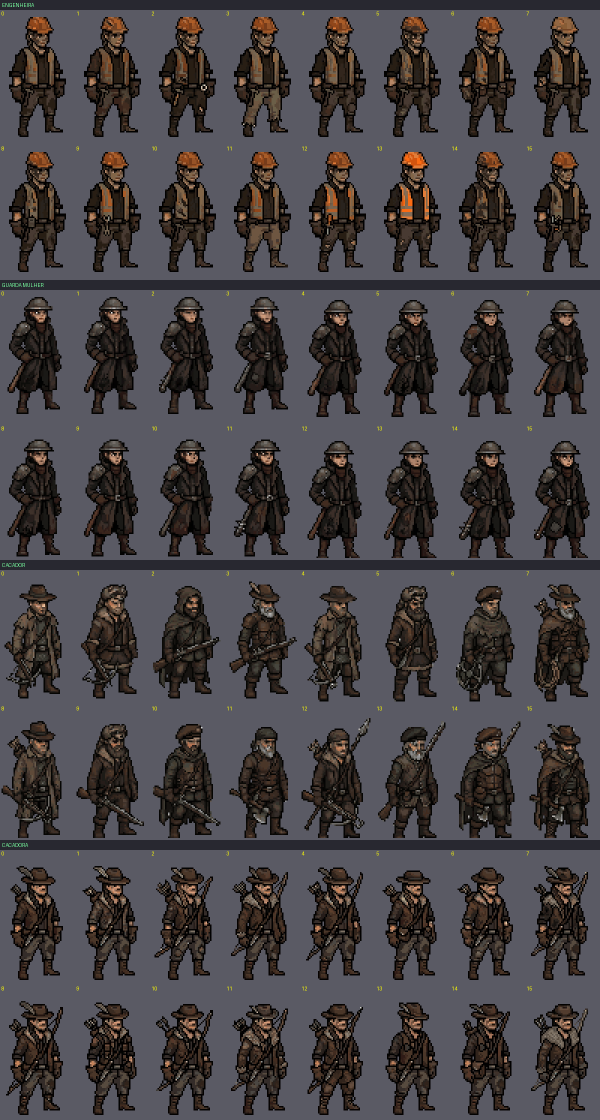
#> input picture project.godot/prototipos/camera/arte_iso/_lote_a.png, 1200 x 2240 px, given in place of caixote.png, which was not available (shown at 1/2 size)
$ python objetos.py ../_lote_a.png ../_lote_b.png
#> lines starting #> are read from the running program, lines starting #| are printed output that depends on the picture
"""PROTÓTIPO: objetos e props (Prompt 14).

  python objetos.py monta          -> final/*.png, final/fogo_*.gif (chama animada por script)
  python objetos.py prancha <png>  -> prancha de entrega

Cada lote de 16 candidatos veio com um objeto diferente por candidato (o pedido listava os
objetos). Aqui cada candidato ganha nome. Fogo: os pixels de chama (laranja/amarelo
claros) tremem em 4 quadros (brilho sorteado + a ponta da chama sobe e desce 1 px).
"""
import sys, os, random, colorsys
from PIL import Image, ImageOps, ImageDraw

NOMES = {
    "armazenagem": ["caixote", "caixotes_2", "caixote_palha", "barril", "tambor_oleo", "barris_2", "saco", "sacos",
                    "tabuas", "sucata", "pneus", "roda_carroca", "corrente", "corda", "palete", "caixa_ferramentas"],
    "luzes": ["tocha_parede", "tocha_chao", "tocha_apagada", "lampiao_gancho", "lampiao_poste", "fogueira",
              "fogueira_apagada", "braseiro", "poste_rua", "tocha_parede_2", "tocha_apagada_2", "lampiao_caixote",
              "fogueira_2", "braseiro_apagado", "lampioes_mesa", "lampiao_pequeno"],
    "placas_estruturas": ["placa_caveira", "placa_raio", "placa_gas", "placa_perigo", "poste", "andaime", "escada_mao",
                          "varal", "poco", "banco", "mesa", "bigorna", "ferramentas_caixote", "placa_direcao",
                          "poste_cruzado", "ferramentas_encostadas"],
    "pilhas_recurso": ["pedra_p", "tijolo_p", "comida_p", "couro_p", "pedra_m", "tijolo_m", "comida_m", "couro_m",
                       "carvao_p", "aco_p", "carvao_m", "aco_m", "pedra_g", "tijolo_g", "comida_g", "couro_g"],
    "destrocos": ["chapa_enterrada", "carcaca_maquina", "porta_carro", "poste_caido", "bloco_concreto", "ossos_cranio",
                  "costelas", "braco_robo", "painel_listrado", "barril_vazando", "cano", "trilho_quebrado",
                  "corrente_enferrujada", "furadeira_velha", "caixas_metal", "vagonete_velho"],
}
VAGONETE = {"vazio": 4, "cheio": 3}
FOGO = ["tocha_parede", "tocha_chao", "fogueira", "braseiro", "tocha_parede_2", "fogueira_2"]


def C(p, i):
    return Image.open("%s/candidatos/c%02d.png" % (p, i)).convert("RGBA")


# [70 lines left out: functions sem_base_clara, salva, e_chama, fogo, monta, not called in this run]


def prancha(saida):
#> called with saida = '../_lote_b.png'
    AM = (255, 230, 150)
    secoes = [("ARMAZENAGEM", NOMES["armazenagem"]), ("LUZES (as chamas animam por script)", NOMES["luzes"]),
              ("PLACAS, CERCAS, MOBILIA", NOMES["placas_estruturas"]), ("PILHAS DE RECURSO (P/M/G)", NOMES["pilhas_recurso"]),
              ("DESTROCOS PRE-COLAPSO E OSSOS", NOMES["destrocos"]),
              ("VAGONETE vazio/cheio (SE e espelho SO)", ["vagonete_vazio_SE", "vagonete_vazio_SO", "vagonete_cheio_SE", "vagonete_cheio_SO"])]
    c = Image.new("RGB", (1520, 1180), (46, 44, 40)); d = ImageDraw.Draw(c)
#> after `c = Image.new('RGB', (1520, 1180), (46, 44, 40))`:
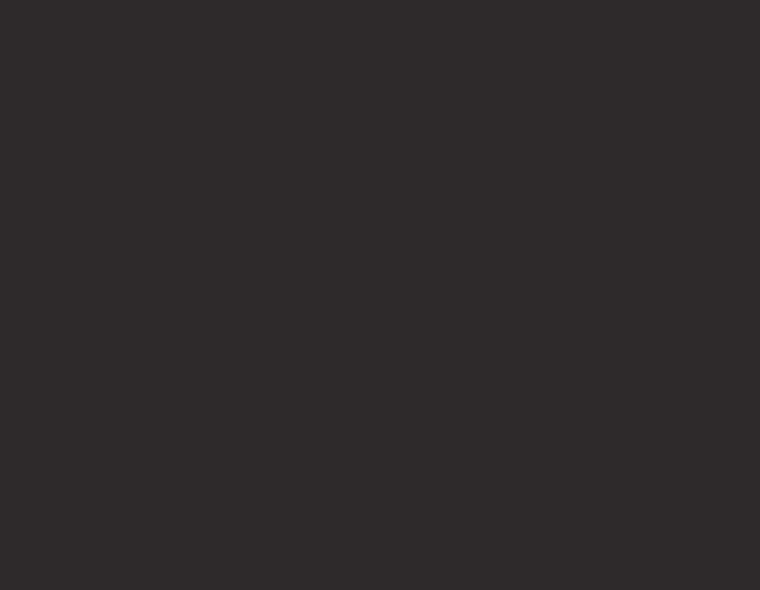
#> c: PIL image 1520x1180 RGB (shown at 1/2 size); mean R, G, B 46, 44, 40
    y = 6
    for tit, nomes in secoes:
        d.text((8, y), tit, fill=AM); y += 14
        x = 8; hmax = 0
        for n in nomes:
            im = Image.open("final/%s.png" % n).convert("RGBA"); im = im.resize((im.width * 2, im.height * 2), Image.NEAREST)
#> in prancha, im is the input picture: PIL image 1200x2240 RGBA; mean R, G, B, A 71, 67.2, 70.3, 255
            if x + im.width > 1240:
                break
            c.paste(im, (x, y), im); x += im.width + 6; hmax = max(hmax, im.height)
        y += hmax + 10
#> pass 2 of the loop in prancha, `for tit, nomes in secoes:`:
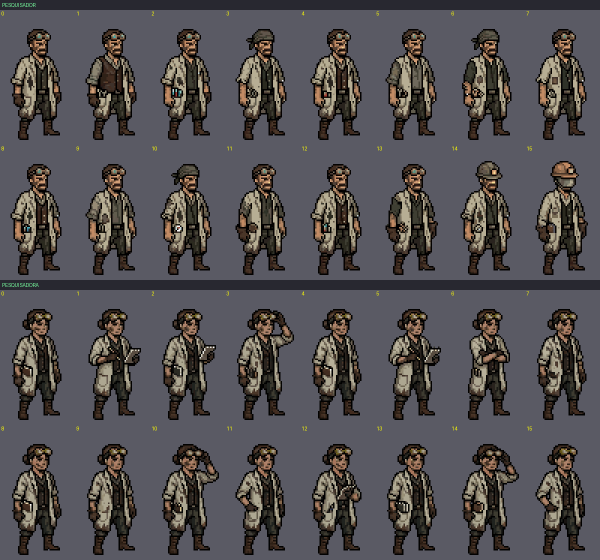
#> input picture project.godot/prototipos/camera/arte_iso/_lote_b.png, 1200 x 1120 px, given in place of tocha_parede.png, which was not available (shown at 1/2 size)
#> in prancha, im is the input picture: PIL image 1200x1120 RGBA; mean R, G, B, A 82.5, 79.4, 82, 255
#> in prancha, `im = im.resize((im.width * 2, im.height * 2), Image.NEAREST)`:
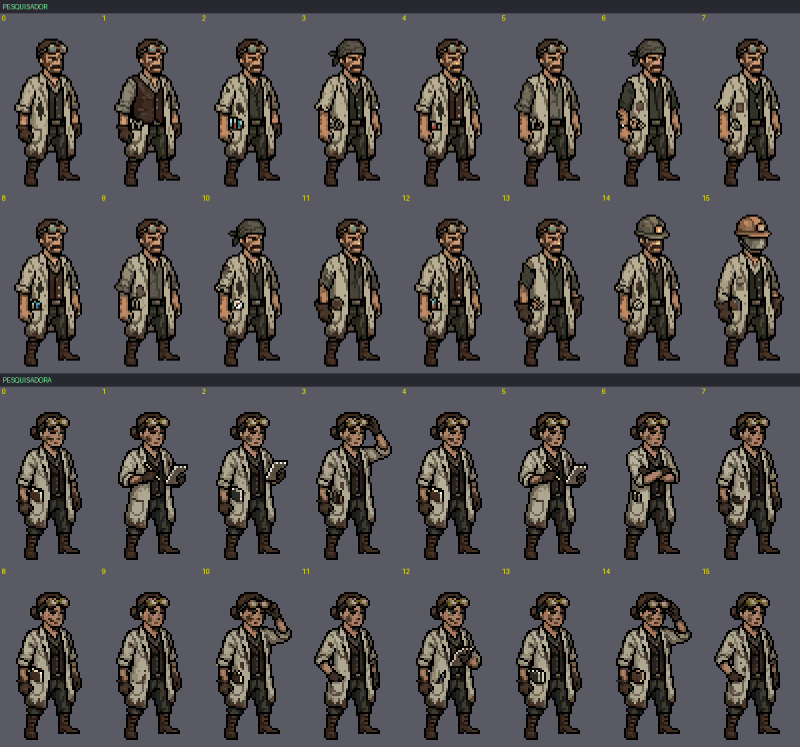
#> im: PIL image 2400x2240 RGBA (shown at 1/3 size); mean R, G, B, A 82.5, 79.4, 82, 255
    g = Image.open("final/guindaste_pedreira.png").convert("RGBA")
    d.text((1250, 6), "GUINDASTE DA PEDREIRA", fill=AM); c.paste(g, (1260, 24), g)
    c.save(saida)


if __name__ == "__main__":
#> (the run stopped early here; a loop or call above may not have finished)
